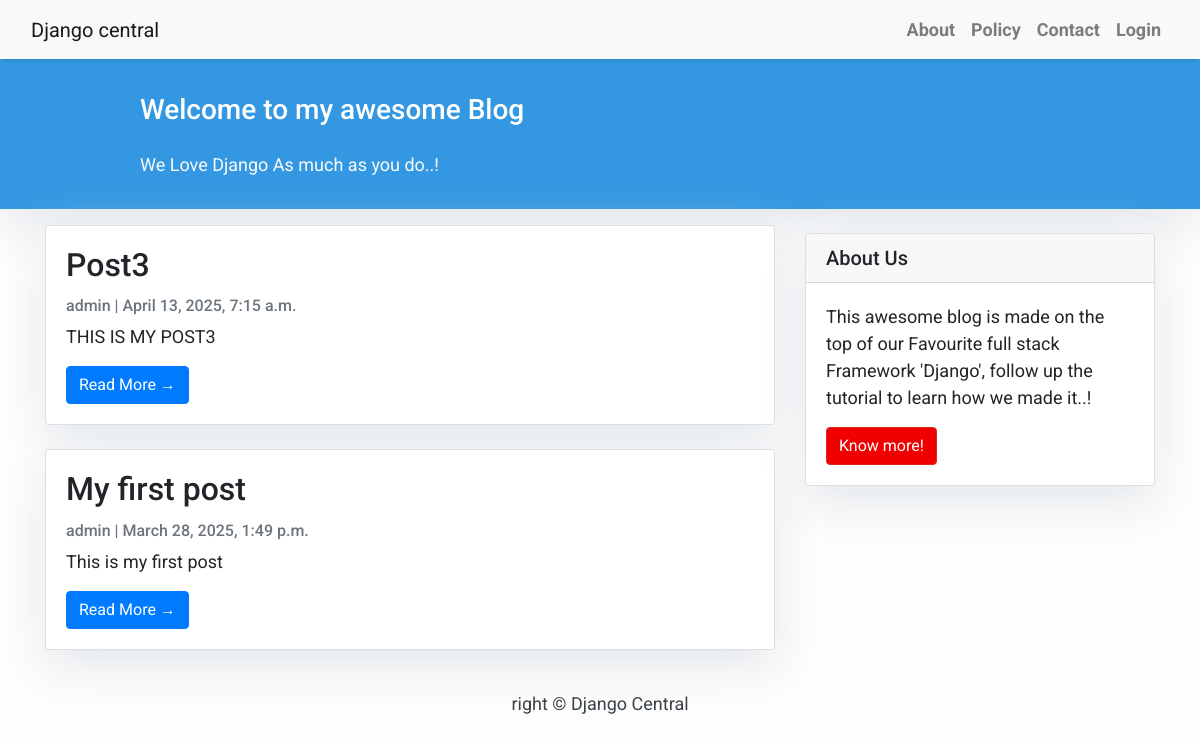
The page / on the database its author committed.
### blog/models.py (models this page shows, shortened)
class Post(models.Model):
        title = models.CharField(max_length=200, unique=True)
        slug = models.SlugField(max_length=200, unique=True)
        author = models.ForeignKey(User, on_delete= models.CASCADE,related_name='blog_posts')
        updated_on = models.DateTimeField(auto_now= True)
        content = models.TextField()
        created_on = models.DateTimeField(auto_now_add=True)
        status = models.IntegerField(choices=STATUS, default=0)
        class Meta:
            ordering = ['-created_on']

### blog/views.py (the view)
# urls.py: path('',views.PostList.as_view(), name='home'),
class PostList(generic.ListView):
    queryset = Post.objects.filter(status=1).order_by('-created_on')
    template_name = 'index.html'

### blog/templates/index.html (shortened to what this page needs)
{% extends "base.html" %}
{% block content %}
<header class="masthead">
    <div class="container">
        <div class="row">
            <div class=" col-md-8 col-md-10 mx-auto">
                <div class="site-heading">
                    <h3 class=" site-heading my-4 mt-3 text-white"> Welcome to my awesome Blog </h3>
                    <p class="text-light">We Love Django As much as you do..! &nbsp
                    </p>
                </div>
            </div>
        </div>
    </div>
</header>
<div class="container">
    <div class="row">
        <div class="col-md-8 mt-3 left">
            {% for post in post_list %}
            <div class="card mb-4">
                <div class="card-body">
                    <h2 class="card-title">{{ post.title }}</h2>
                    <p class="card-text text-muted h6">{{ post.author }} | {{ post.created_on}} </p>
                    <p class="card-text">{{post.content|slice:":200" }}</p>
                    <a href="{% url 'post_detail' post.slug  %}" class="btn btn-primary">Read More &rarr;</a>
                </div>
            </div>
            {% endfor %}
        </div>
        {% block sidebar %} {% include 'sidebar.html' %} {% endblock sidebar %}
    </div>
</div>
{%endblock%}

### blog/templates/base.html (style rules this page uses)
body { font-family: "Roboto", sans-serif; font-size: 17px; background-color: #fdfdfd; }
.masthead { background: #3398E1; height: auto; padding-bottom: 15px; box-shadow: 0 16px 48px #E3E7EB; padding-top: 10px; }

### blog/templates/index.html (style rules this page uses)
body { font-family: "Roboto", sans-serif; font-size: 18px; background-color: #fdfdfd; }
.card { box-shadow: 0 16px 48px #E3E7EB; }

### blog/templates/sidebar.html (style rules this page uses)
.card { box-shadow: 0 16px 48px #E3E7EB; }

### rows shown on the page
Post: title "Post3", author "admin", created_on "April 13, 2025, 7:15 a.m.", content "THIS IS MY POST3"
Post: title "My first post", author "admin", created_on "March 28, 2025, 1:49 p.m.", content "This is my first post"
